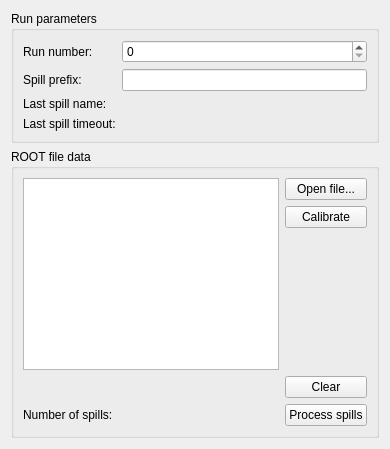
      <widget class="QWidget" name="tab_2">
       <attribute name="title">
        <string>ROOT file</string>
       </attribute>
       <layout class="QGridLayout" name="gridLayout_8">
        <item row="0" column="0">
         <widget class="QGroupBox" name="groupBox_3">
          <property name="title">
           <string>Run parameters</string>
          </property>
          <layout class="QGridLayout" name="gridLayout_13">
           <item row="0" column="0">
            <layout class="QGridLayout" name="gridLayout_12">
             <item row="2" column="1">
              <widget class="QLabel" name="Label_LastSpillName">
               <property name="text">
                <string/>
               </property>
              </widget>
             </item>
             <item row="1" column="0">
              <widget class="QLabel" name="label_10">
               <property name="text">
                <string>Spill prefix:</string>
               </property>
              </widget>
             </item>
             <item row="1" column="1">
              <widget class="QLineEdit" name="LineEdit_SpillPrefix"/>
             </item>
             <item row="2" column="0">
              <widget class="QLabel" name="label_11">
               <property name="text">
                <string>Last spill name:</string>
               </property>
              </widget>
             </item>
             <item row="0" column="0">
              <widget class="QLabel" name="label_8">
               <property name="text">
                <string>Run number:</string>
               </property>
              </widget>
             </item>
             <item row="0" column="1">
              <widget class="QSpinBox" name="SpinBox_RunNumber">
               <property name="maximum">
                <number>10000</number>
               </property>
              </widget>
             </item>
             <item row="3" column="0">
              <widget class="QLabel" name="label_12">
               <property name="text">
                <string>Last spill timeout:</string>
               </property>
              </widget>
             </item>
             <item row="3" column="1">
              <widget class="QLabel" name="Label_LastSpillTimeout">
               <property name="text">
                <string/>
               </property>
              </widget>
             </item>
            </layout>
           </item>
          </layout>
         </widget>
        </item>
        <item row="1" column="0">
         <widget class="QGroupBox" name="groupBox_5">
          <property name="title">
           <string>ROOT file data</string>
          </property>
          <layout class="QGridLayout" name="gridLayout_17">
           <item row="0" column="0">
            <layout class="QGridLayout" name="gridLayout_7">
             <item row="0" column="1">
              <widget class="QPushButton" name="PushButton_OpenFile">
               <property name="text">
                <string>Open file...</string>
               </property>
              </widget>
             </item>
             <item row="2" column="1">
              <spacer name="verticalSpacer_2">
               <property name="orientation">
                <enum>Qt::Vertical</enum>
               </property>
               <property name="sizeHint" stdset="0">
                <size>
                 <width>20</width>
                 <height>40</height>
                </size>
               </property>
              </spacer>
             </item>
             <item row="4" column="1">
              <widget class="QPushButton" name="PushButton_ProcessSpills">
               <property name="text">
                <string>Process spills</string>
               </property>
              </widget>
             </item>
             <item row="1" column="1">
              <widget class="QPushButton" name="PushButton_Calibrate">
               <property name="text">
                <string>Calibrate</string>
               </property>
              </widget>
             </item>
             <item row="4" column="0">
              <widget class="QLabel" name="Label_NumberOfSpills">
               <property name="sizePolicy">
                <sizepolicy hsizetype="Preferred" vsizetype="Fixed">
                 <horstretch>0</horstretch>
                 <verstretch>0</verstretch>
                </sizepolicy>
               </property>
               <property name="text">
                <string>Number of spills:</string>
               </property>
              </widget>
             </item>
             <item row="0" column="0" rowspan="3">
              <widget class="QListWidget" name="ListWidget_Spills">
               <property name="selectionMode">
                <enum>QAbstractItemView::ExtendedSelection</enum>
               </property>
              </widget>
             </item>
             <item row="3" column="1">
              <widget class="QPushButton" name="PushButton_ClearList">
               <property name="text">
                <string>Clear</string>
               </property>
              </widget>
             </item>
            </layout>
           </item>
          </layout>
         </widget>
        </item>
       </layout>
      </widget>
